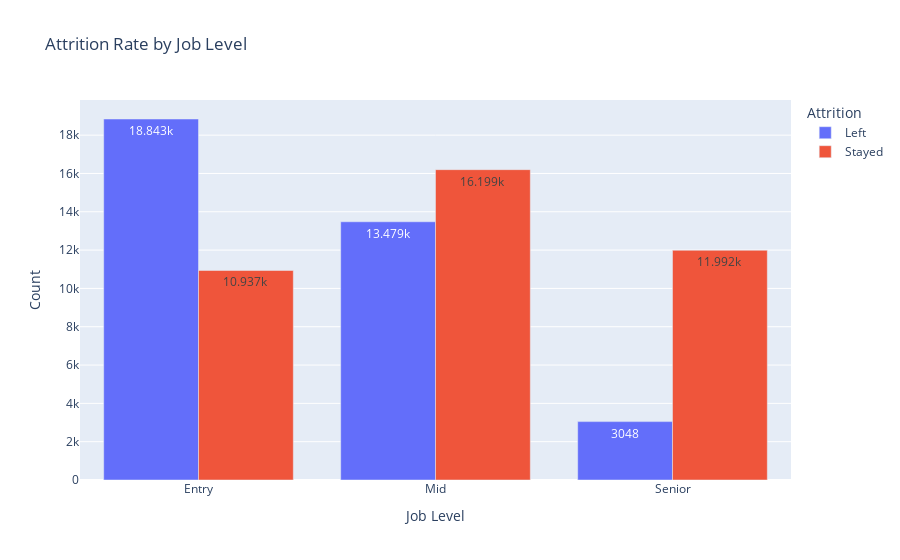

Source (notebook cell):
### Code cell
# Attrition Rate by Job Level
df_counts = extended_df.groupby(["Job Level", "Attrition"], observed=False).size().reset_index(name="Count")

# Create an interactive bar plot
fig = px.bar(df_counts, 
             x="Job Level", 
             y="Count", 
             color="Attrition", 
             title="Attrition Rate by Job Level",
             barmode="group",
             text_auto=True)

fig.show()

### Figure 1 — Plotly figure (JSON) as saved in the notebook; plotly's stock layout.template omitted (floating-point values rounded to 4 significant figures)
{"data": [{"alignmentgroup": "True", "hovertemplate": "Attrition=Left<br>Job Level=%{x}<br>Count=%{y}<extra></extra>", "legendgroup": "Left", "marker": {"color": "#636efa", "pattern": {"shape": ""}}, "name": "Left", "offsetgroup": "Left", "orientation": "v", "showlegend": true, "textposition": "auto", "texttemplate": "%{y}", "type": "bar", "x": ["Entry", "Mid", "Senior"], "xaxis": "x", "y": [18843, 13479, 3048], "yaxis": "y"}, {"alignmentgroup": "True", "hovertemplate": "Attrition=Stayed<br>Job Level=%{x}<br>Count=%{y}<extra></extra>", "legendgroup": "Stayed", "marker": {"color": "#EF553B", "pattern": {"shape": ""}}, "name": "Stayed", "offsetgroup": "Stayed", "orientation": "v", "showlegend": true, "textposition": "auto", "texttemplate": "%{y}", "type": "bar", "x": ["Entry", "Mid", "Senior"], "xaxis": "x", "y": [10937, 16199, 11992], "yaxis": "y"}], "layout": {"autosize": true, "barmode": "group", "legend": {"title": {"text": "Attrition"}, "tracegroupgap": 0}, "title": {"text": "Attrition Rate by Job Level"}, "xaxis": {"anchor": "y", "autorange": true, "domain": [0, 1], "range": [-0.5, 2.5], "title": {"text": "Job Level"}, "type": "category"}, "yaxis": {"anchor": "x", "autorange": true, "domain": [0, 1], "range": [0, 19830.0], "title": {"text": "Count"}, "type": "linear"}}}
